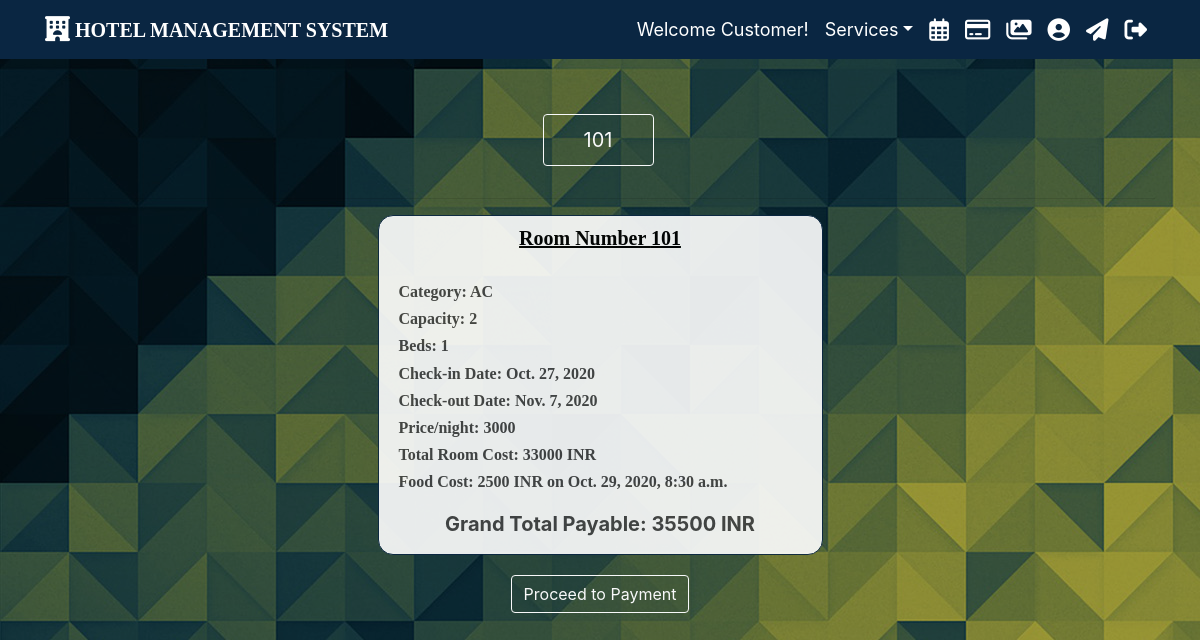
The page /main/payment/ (signed in) on the database its author committed.
### main/models.py (models this page shows, shortened)
class Room(models.Model):
    ROOM_CATEGORIES = (
        ('YAC', 'AC'),
        ('NAC', 'NON-AC'),
        ('DEL', 'DELUXE'),
        ('KIN', 'KING'),
        ('QUE', 'QUEEN'),
    )
    number = models.IntegerField()
    category = models.CharField(max_length=3, choices=ROOM_CATEGORIES)
    beds = models.IntegerField()
    capacity = models.IntegerField()
    price = models.IntegerField(default=1000)
    def get_category(self):
        for i in self.ROOM_CATEGORIES:
            if i[0] == self.category:
                return i[1]

class Booking(models.Model):
    user = models.ForeignKey(User, on_delete=models.CASCADE)
    room = models.ForeignKey(Room, on_delete=models.CASCADE)
    check_in = models.DateField()
    check_out = models.DateField()
    total_cost = models.IntegerField(blank=True, null=True)
    def get_cost(self):
        d0 = date(self.check_in.year, self.check_in.month, self.check_in.day)
        d1 = date(self.check_out.year, self.check_out.month, self.check_out.day)
        stay = d1 - d0
        price_per_night = self.room.price
        cost = price_per_night * stay.days
        return cost

class Restaurant(models.Model):
    user = models.ForeignKey(User, on_delete=models.CASCADE)
    bkng = models.ForeignKey(Booking, on_delete=models.CASCADE)
    time = models.DateTimeField()
    food_cost = models.IntegerField(blank=True, null=True)

### main/decorators.py (the view)
		def wrapper_func(request, *args, **kwargs):
			group = None
			if request.user.groups.exists():
				group = request.user.groups.all()[0].name
			if group in allowed_roles:
				return view_func(request, *args, **kwargs)
			else:
				return HttpResponse('You are not authorized to view this page')

### users/models.py (called while the page is built)
    def get_validity(self):
        if (self.date_of_birth == None or self.state == None
            or self.city == None or self.district == None
            or self.zip_code == None or self.user.first_name == ''
            or self.user.last_name == ''):
            return False
        else:
            return True

### main/templates/main/payment.html (shortened to what this page needs)
{% extends "main/base.html" %}
{% load crispy_forms_tags %}
{% block content %}
{% if empty %}
  <div class="alert alert-info" style="text-align: center; font-size: 20px;">You don't seem to have any payment as you haven't booked a room yet! Go ahead and book a room :)</div>
{% else %}
  <center>
      {% for p in payment_list %}
          <button class="tablink btn btn-outline-light mb-3 mr-1" style="width: 10%;" onclick="openPage('{{p.0}}', this, 'white')" id="defaultOpen">{{p.0}}</button>
      {% endfor %}
  </center>
  {% for p in payment_list %}
    <div class="tabcontent" id="{{p.0}}">
    <hr/>
    <div class="row">
          <div class="col-md-5 mx-auto">
            <article class="media content-section box-shadow" style="border-radius: 15px; border: 1.5px solid #0a2642; opacity: 0.9; color:white;">
              <div class="media-body">
                <h5 style="text-align: center; font-family:Georgia, 'Times New Roman', Times, serif; font-weight: bold; text-decoration: underline; color: black;">Room Number {{p.0}}</h5><br>
                <h6>Category: {{p.1}}</h6>
                <h6>Capacity: {{p.2}}</h6>
                <h6>Beds: {{p.3}}</h6>
                <h6>Check-in Date: {{p.4}}</h6>
                <h6>Check-out Date: {{p.5}}</h6>
                <h6>Price/night: {{p.6}}</h6>
                <h6>Total Room Cost: {{p.9}} INR</h6>
                {% if p.8 %}
                  <h6>Food Cost: 0 INR</h6>
                {% else %}
                  {% for t in p.7 %}
                    {% if t.food_cost == None %}
                      <h6>Food Cost: 0 INR</h6>
                    {% else %}
                      <h6>Food Cost: {{t.food_cost}} INR on {{t.time}}</h6>
                    {% endif %}
                  {% endfor %}
                {% endif %}
                <h5 style="text-align: center; margin-top: 20px; font-weight: bold;">Grand Total Payable: {{p.10}} INR</h5>
              </div>
            </article>
          </div>
    </div>
    {% if p.5 == p.11 %}
      <center>
        <a class="btn btn-outline-light" href="{% url 'feedback' %}">Proceed to Payment</a>
      </center>
    {% endif %}
    </div>
  {% endfor %}
{% endif %}
{% endblock content %}

### main/templates/main/base.html (shortened to what this page needs)
{% load static%}
<!DOCTYPE html>
<html>
  <head>
    <link rel="stylesheet" href="https://cdn.jsdelivr.net/npm/bootstrap@4.5.3/dist/css/bootstrap.min.css">
    <link rel="stylesheet" type="text/css" href="{% static 'main/main_style.css' %}"/>
  </head>
  <body>
  <header class="site-header">
    <nav class="navbar navbar-expand-md navbar-dark bg-steel fixed-top">
      <div class="container">
      <a class="navbar-brand" style="font-size: 20px; font-family: Georgia, serif; font-weight: bold;" href="{% url 'welcome' %}" data-toggle="tooltip" data-placement="bottom" title="Home"><i class="fas fa-hotel fa-lg"></i> HOTEL MANAGEMENT SYSTEM</a>
      <div class="collapse navbar-collapse" id="navbarSupportedContent">
        <ul class="navbar-nav ml-auto" style="font-size: 18px;">
          <li class="nav-item active">
            <a class="nav-link">Welcome {{ user.first_name }}!</a>
          </li>
          <li class="nav-item dropdown active">
            <a href="" class="nav-link dropdown-toggle" id="navbarDropdown" role="button" data-toggle="dropdown">Services</a>
          </li>
          <li class="nav-item active">
            <a class="nav-link" href="{% url 'bookings' %}" data-toggle="tooltip" data-placement="bottom" title="My Bookings"><i class="far fa-calendar-alt fa-lg"></i></a>
          </li>
          <li class="nav-item active">
            <a class="nav-link" href="{% url 'payment' %}" data-toggle="tooltip" data-placement="bottom" title="Bill Payment"><i class="far fa-credit-card fa-lg"></i></a>
          </li>
          <li class="nav-item active">
            <a class="nav-link" href="{% url 'gallery' %}" data-toggle="tooltip" data-placement="bottom" title="Gallery"><i class="fas fa-images fa-lg"></i></a>
          </li>
          <li class="nav-item active">
            <a class="nav-link" href="{% url 'customer' %}" data-toggle="tooltip" data-placement="bottom" title="Customer Information"><i class="fas fa-user-circle fa-lg"></i></a>
          </li>
          <li class="nav-item active">
            <a class="nav-link" href="{% url 'contact' %}" data-toggle="tooltip" data-placement="bottom" title="Contact Us"><i class="fas fa-paper-plane fa-lg"></i></a>
          </li>
          <li class="nav-item active">
            <a class="nav-link" href="{% url 'logout' %}" data-toggle="tooltip" data-placement="bottom" title="Logout"><i class="fas fa-sign-out-alt fa-lg"></i></a>
          </li>
        </ul>
      </div>
      </div>
    </nav>
  </header>
    <main role="main" class="container">
      <div id="spinner-box" class="text-center mt-3 ">
      </div>
      <div id="data-box">
       {% block content %}{% endblock %}
      </div>
    </main>
  </body>
</html>

### main/static/main/main_style.css (style rules this page uses)
body { background: #f2f2f2; color: #333333; margin-top: 5rem; }
h1, h2, h3, h4, h5, h6 { color: #444444; }
ul { margin: 0; }
.bg-steel { background-color: #0a2642; }
.site-header .navbar-nav .nav-link { color: #cbd5db; }
.content-section { background: #ffffff; padding: 10px 20px; border: 1px solid #dddddd; border-radius: 3px; margin-bottom: 20px; }
.tablink { cursor: pointer; padding: 10px 10px; font-size: 20px; width: 25%; }
.tabcontent { display: none; }

### main/templates/main/payment.html (style rules this page uses)
body { background: url('/static/main/photos/background_pattern2.jpg') rgba(0, 0, 0, 0.4); background-blend-mode: multiply; }
h6 { font-family:Georgia, 'Times New Roman', Times, serif; font-weight: bold; }

### rows shown on the page
Room: number "101", p "AC", capacity "2", p "1", check_in "Oct. 27, 2020", check_out "Nov. 7, 2020", price "3000", p "33000", p "35500"
Restaurant: food_cost "2500", time "Oct. 29, 2020, 8:30 a.m."

### other values the page prints
{{ user.first_name }} "Customer"
{{ p.0 }} "101"
